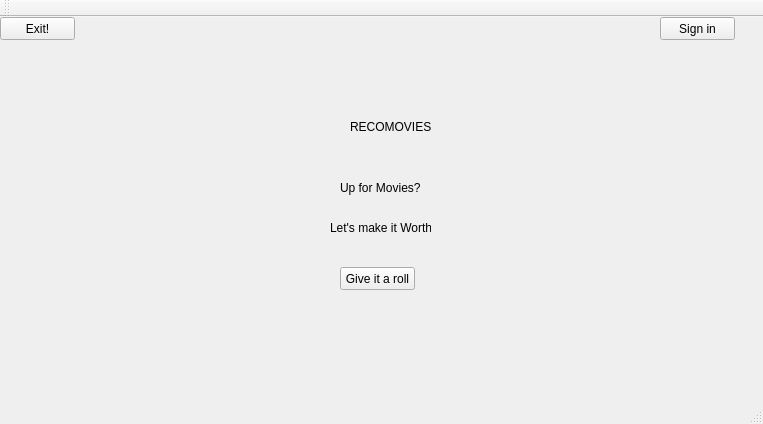
<?xml version="1.0" encoding="UTF-8"?>
<ui version="4.0">
 <class>MainWindow</class>
 <widget class="QMainWindow" name="MainWindow">
  <property name="geometry">
   <rect>
    <x>0</x>
    <y>0</y>
    <width>763</width>
    <height>424</height>
   </rect>
  </property>
  <property name="windowTitle">
   <string>MainWindow</string>
  </property>
  <widget class="QWidget" name="centralWidget">
   <widget class="QLabel" name="project">
    <property name="geometry">
     <rect>
      <x>350</x>
      <y>100</y>
      <width>101</width>
      <height>20</height>
     </rect>
    </property>
    <property name="text">
     <string>RECOMOVIES</string>
    </property>
   </widget>
   <widget class="QLabel" name="logo_pic">
    <property name="geometry">
     <rect>
      <x>310</x>
      <y>10</y>
      <width>141</width>
      <height>81</height>
     </rect>
    </property>
    <property name="text">
     <string/>
    </property>
   </widget>
   <widget class="QPushButton" name="pushButton">
    <property name="geometry">
     <rect>
      <x>660</x>
      <y>0</y>
      <width>75</width>
      <height>23</height>
     </rect>
    </property>
    <property name="text">
     <string>Sign in</string>
    </property>
   </widget>
   <widget class="QPushButton" name="pushButton_2">
    <property name="geometry">
     <rect>
      <x>340</x>
      <y>250</y>
      <width>75</width>
      <height>23</height>
     </rect>
    </property>
    <property name="text">
     <string>Give it a roll</string>
    </property>
   </widget>
   <widget class="QLabel" name="label">
    <property name="geometry">
     <rect>
      <x>340</x>
      <y>160</y>
      <width>91</width>
      <height>21</height>
     </rect>
    </property>
    <property name="text">
     <string>Up for Movies?</string>
    </property>
   </widget>
   <widget class="QLabel" name="label_2">
    <property name="geometry">
     <rect>
      <x>330</x>
      <y>200</y>
      <width>101</width>
      <height>21</height>
     </rect>
    </property>
    <property name="text">
     <string>Let's make it Worth.</string>
    </property>
   </widget>
   <widget class="QPushButton" name="pushButton_3">
    <property name="geometry">
     <rect>
      <x>0</x>
      <y>0</y>
      <width>75</width>
      <height>23</height>
     </rect>
    </property>
    <property name="text">
     <string>Exit!</string>
    </property>
   </widget>
  </widget>
  <widget class="QMenuBar" name="menuBar">
   <property name="geometry">
    <rect>
     <x>0</x>
     <y>0</y>
     <width>763</width>
     <height>21</height>
    </rect>
   </property>
  </widget>
  <widget class="QToolBar" name="mainToolBar">
   <attribute name="toolBarArea">
    <enum>TopToolBarArea</enum>
   </attribute>
   <attribute name="toolBarBreak">
    <bool>false</bool>
   </attribute>
  </widget>
  <widget class="QStatusBar" name="statusBar"/>
 </widget>
 <layoutdefault spacing="6" margin="11"/>
 <resources/>
 <connections/>
</ui>
